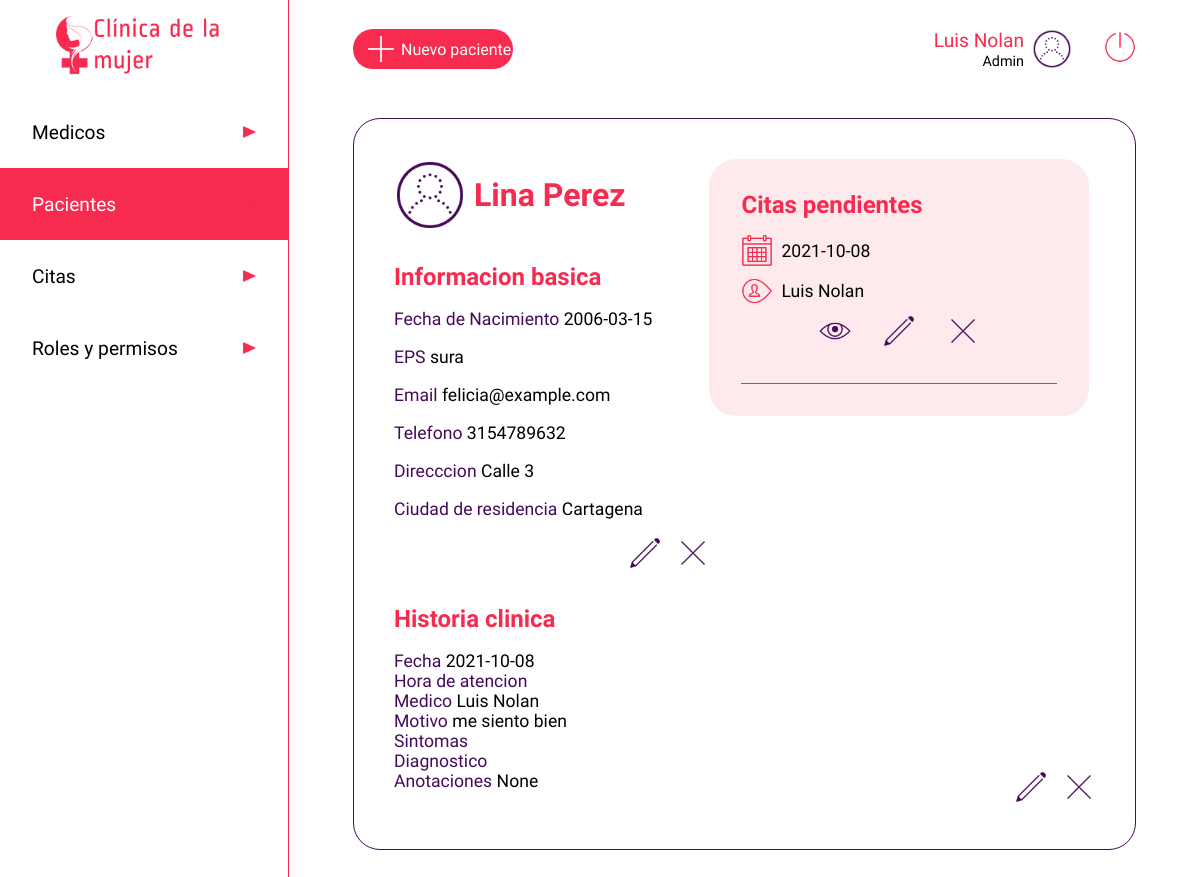
/paciente/78964521 (signed in), run on an earlier commit of the app's database.
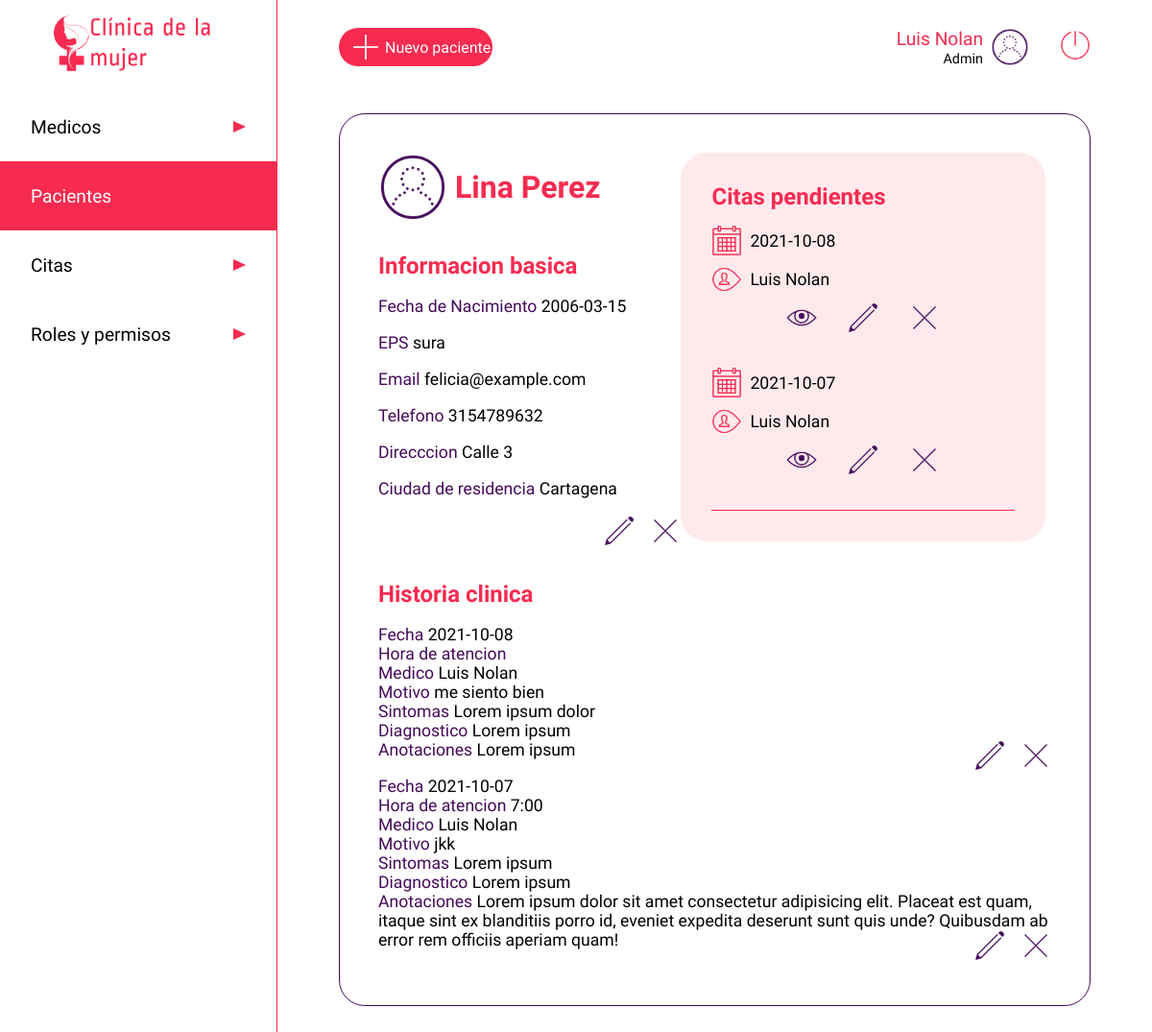
And on a later commit of the database.
### app.py (models this page shows, shortened)
class citas(db.Model):
    __tablename__ = 'citas'
    cita_id=db.Column(db.Integer, primary_key=True)
    medico_id = db.Column(db.Integer, nullable=False)
    paciente_id = db.Column(db.Integer, nullable=False)
    fecha = db.Column(db.String)
    motivo = db.Column(db.String(500))
    estado = db.Column(db.Boolean)
    hora_atencion = db.Column(db.String)
    sintomas = db.Column(db.String)
    diagnostico = db.Column(db.String)
    anotaciones = db.Column(db.String)
    calificacion = db.Column(db.Integer)
    calificacion_obs = db.Column(db.String)

class users(db.Model):
    __tablename__ = 'users'
    cedula = db.Column(db.Integer, primary_key=True)
    nombre=db.Column(db.String)
    apellido=db.Column(db.String)
    nacimiento=db.Column(db.String)
    eps=db.Column(db.String)
    email=db.Column(db.String, unique=True)
    telefono=db.Column(db.Integer)
    dir=db.Column(db.String)
    ciudad=db.Column(db.String)
    password=db.Column(db.String)
    rol =db.Column(db.String)
    especialidad = db.Column(db.String)
    estado = db.Column(db.Boolean)

### app.py (the view)
@app.route('/paciente/<user>', methods=['GET'])
def view_paciente(user):
    if 'usuarioIngresado' in session:
        paciente = users.query.filter_by(cedula=user).first()
        usuario = users.query.filter_by(cedula=int(session['usuarioIngresado'])).first()
        medicos = users.query.filter_by(rol='medico')
        citass = citas.query.filter_by(paciente_id=user).all()
        return render('userpaciente.html', data=paciente, row=usuario, listamedicos=medicos,  cita=citass)
    else:
        return render('acceso-denegado.html')

### templates/userpaciente.html (shortened to what the changed rows need)
<!DOCTYPE html>
<html lang="es">
<head>
    <link rel="stylesheet" type="text/css" href="{{ url_for('static', filename='css/users.css')}}">
</head>
<body>
    <main class="main">
        <div class="searchuser">
            <div>
                <div class="perfil">
                    <div>
                        <span class="nameuser">{{ row ['nombre'] }} {{ row ['apellido'] }}</span><br>
                        <span class="roluser">Admin</span>
                    </div>
                </div>
            </div>
        </div>
        <div class="cuerpo">
            <div class="pacienteperfil">
                <div class="perfilcitas">
                    <div class="contenedorperfil">
                        <div class="userperf">
                            <h1 class="username">{{data.nombre}} {{data.apellido}}</h1>
                        </div>
                        <div class="userinfo">
                            <h2 class="infotitle">Informacion basica</h2><br>
                            <span style="color:#450B5A">Fecha de Nacimiento </span><span style="color:#000000">{{data.nacimiento}}</span> <br><br>
                            <span style="color:#450B5A">EPS </span><span style="color:#000000">{{data.eps}}</span> <br><br>
                            <span style="color:#450B5A">Email </span><span style="color:#000000">{{data.email}}</span><br><br>
                            <span style="color:#450B5A">Telefono </span><span style="color:#000000">{{data.telefono}}</span> <br><br>
                            <span style="color:#450B5A">Direcccion </span><span style="color:#000000">{{data.dir}}</span> <br><br>
                            <span style="color:#450B5A">Ciudad de residencia </span><span style="color:#000000">{{data.ciudad}}</span> <br><br>
                        </div>
                    </div>
                    <div class="contenedorcitas">
                        <h2 class="infotitle">Citas pendientes</h1>
                            {% for c in cita %}
                            <div class="infocita">
                                <div class="diahora">
                                    <img src="{{ url_for('static', filename='images/calendar_100px.png')}}" class="calendarwatch" alt=""><span>{{ c.fecha }}</span>
                                </div>
                                <div class="diahora">
                                    <img src="{{ url_for('static', filename='images/username_100px.png')}}" class="calendarwatch" alt="">
                                    {% for l in listamedicos %}
                                        {% if c.medico_id == l.cedula %}
                                            <span>{{l.nombre}} {{l.apellido}}</span>
                                        {% endif %}
                                    {% endfor %}
                                </div>
                                <div class="contenedortbtn">
                                    <a href="/listado-citas/{{ c.cita_id }}"><img src="{{ url_for('static', filename='images/eye_100px.png')}}" class="btned" alt=""></a>
                                    <a href="/listado-citas/{{ c.cita_id }}/editar"><img src="{{ url_for('static', filename='images/edit_100px.png')}}" class="btned" alt=""></a>
                                    <a href="/listado-citas/{{ c.cita_id }}/eliminar"><img src="{{ url_for('static', filename='images/delete_100px.png')}}" class="btned" alt=""></a>
                                </div>
                            </div>
                            {% endfor %}
                        <hr color="#F72B50" size="0.5rem">
                    </div>
                </div>
                <div class="userhistoria">
                    <h2 class="infotitle">Historia clinica</h2><br>
                    {% for c in cita %}
                    {% if c.estado == 1%}
                    <div class="detallehistoria">
                        <span style="color:#450B5A">Fecha </span><span>{{c.fecha}}</span> <br>
                        <span style="color:#450B5A">Hora de atencion </span><span>{{c.hora_atencion}}</span> <br>
                        <span style="color:#450B5A">Medico </span>
                        <span>
                            {% for l in listamedicos %}
                            {% if c.medico_id == l.cedula %}
                                <span>{{l.nombre}} {{l.apellido}}</span>
                            {% endif %}
                            {% endfor %}
                        </span> <br>
                        <span style="color:#450B5A">Motivo </span><span>{{c.motivo}}</span> <br>
                        <span style="color:#450B5A">Sintomas </span><span>{{c.sintomas}}</span> <br>
                        <span style="color:#450B5A">Diagnostico </span><span>{{c.diagnostico}}</span> <br>
                        <span style="color:#450B5A">Anotaciones </span><span>{{c.anotaciones}}</span>
                        <div class="contenedordbtn">
                            <a href="/historia-clinica/{{ c.cita_id }}/editar"><img src="{{ url_for('static', filename='images/edit_100px.png')}}" class="btned" alt=""></a>
                            <a href="/historia-clinica/{{ c.cita_id }}/eliminar"><img src="{{ url_for('static', filename='images/delete_100px.png')}}" class="btned" alt=""></a>
                        </div>
                    </div> <br>
                    {% endif %}
                    {% endfor %}
                </div>
            </div>
    </main>
</body>
</html>

What changed in the data, as far as the page shows it:
changed citas "me siento bien": sintomas (not shown) → "Lorem ipsum dolor"; diagnostico (not shown) → "Lorem ipsum"; anotaciones "None" → "Lorem ipsum"
now on this page (row edited): citas: fecha "2021-10-07", hora_atencion "7:00", motivo "jkk", sintomas "Lorem ipsum", diagnostico "Lorem ipsum", anotaciones "Lorem ipsum dolor sit amet consectetur adipisicing elit. Placeat est quam, itaque sint ex blanditiis porro id, eveniet expedita deserunt sunt quis unde? Quibusdam ab error rem officiis aperiam quam!", estado True (drawn), users (nombre "Luis", apellido "Nolan")
